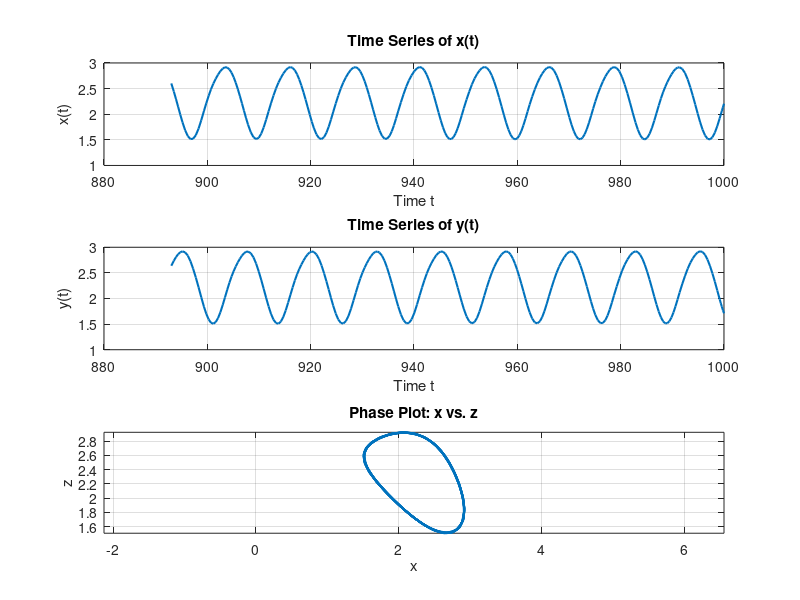

This figure's MATLAB source:
% attractor.m - Simulation of a one-parameter attractor system using ode45
%
% Equations of the system:
%   dx/dt = -α * x + sin(y)
%   dy/dt = -α * y + sin(z)
%   dz/dt = -α * z + sin(x)
%
% This script simulates a nonlinear attractor system and plots the time series
% for x(t) and y(t), as well as a phase plot of x versus z after removing transient dynamics.
%
% Author: Sabneet Bains
% License: MIT License

clear; close all; clc;

%% Parameters
alpha = 0.30;  % Constant parameter

%% Define the Attractor System
% The system is defined as a function handle where p(1)=x, p(2)=y, p(3)=z.
attractor = @(t, p) [-alpha * p(1) + sin(p(2));
                     -alpha * p(2) + sin(p(3));
                     -alpha * p(3) + sin(p(1))];

%% Generate Random Initial Conditions
% Generate initial conditions in the interval [0, 10]
rng('shuffle');
x0 = 10 * rand;
y0 = 10 * rand;
z0 = 10 * rand;
initialConditions = [x0; y0; z0];

%% Numerical Integration with ode45
tspan = [0 1000];
[t, p] = ode45(attractor, tspan, initialConditions);

%%% Remove Transient Dynamics
% Determine a transient removal index (ensure it does not exceed the available data)
transientIndex = min(2000, length(t));
t_trim = t(transientIndex:end);
p_trim = p(transientIndex:end, :);

%% Plotting Results
figure;

% Plot x(t)
subplot(3, 1, 1);
plot(t_trim, p_trim(:, 1), 'LineWidth', 1.5);
grid on;
xlabel('Time t');
ylabel('x(t)');
title('Time Series of x(t)');

% Plot y(t)
subplot(3, 1, 2);
plot(t_trim, p_trim(:, 2), 'LineWidth', 1.5);
grid on;
xlabel('Time t');
ylabel('y(t)');
title('Time Series of y(t)');

% Plot phase plot: x vs z
subplot(3, 1, 3);
plot(p_trim(:, 1), p_trim(:, 3), 'LineWidth', 1.5);
grid on;
xlabel('x');
ylabel('z');
title('Phase Plot: x vs. z');
axis equal;
